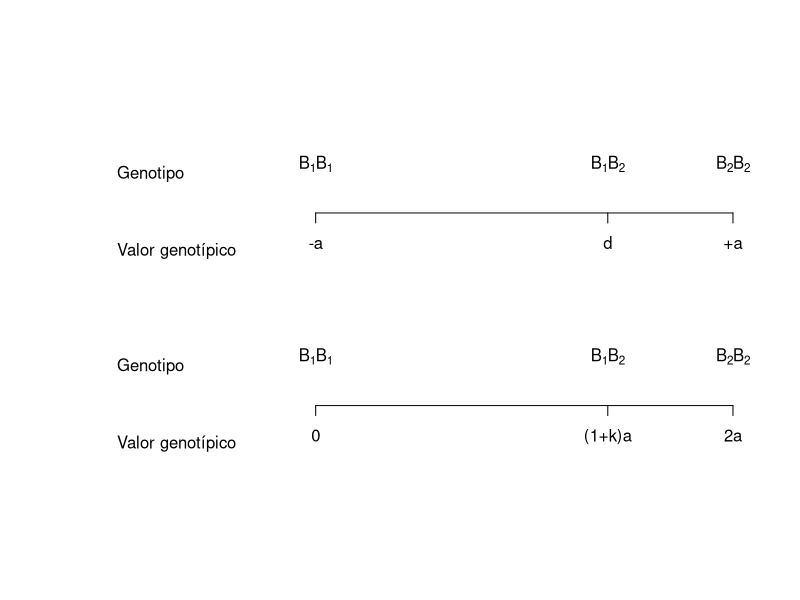
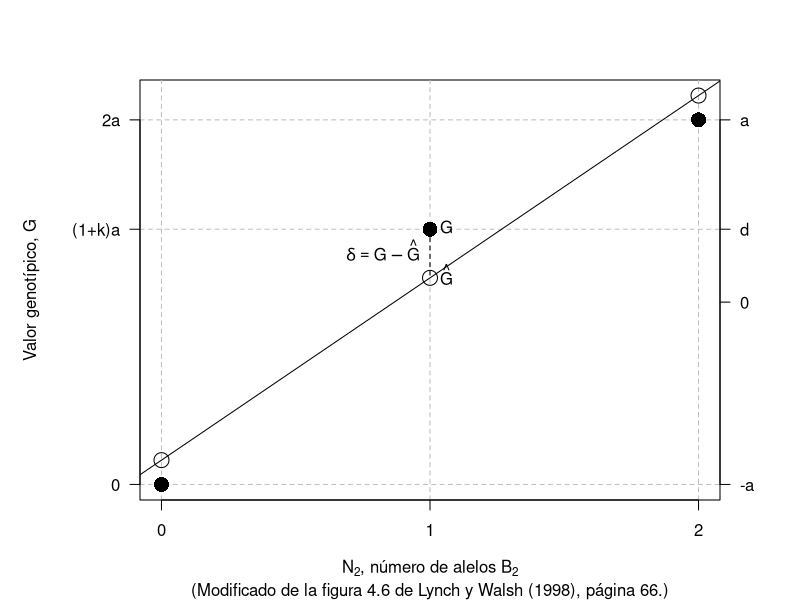
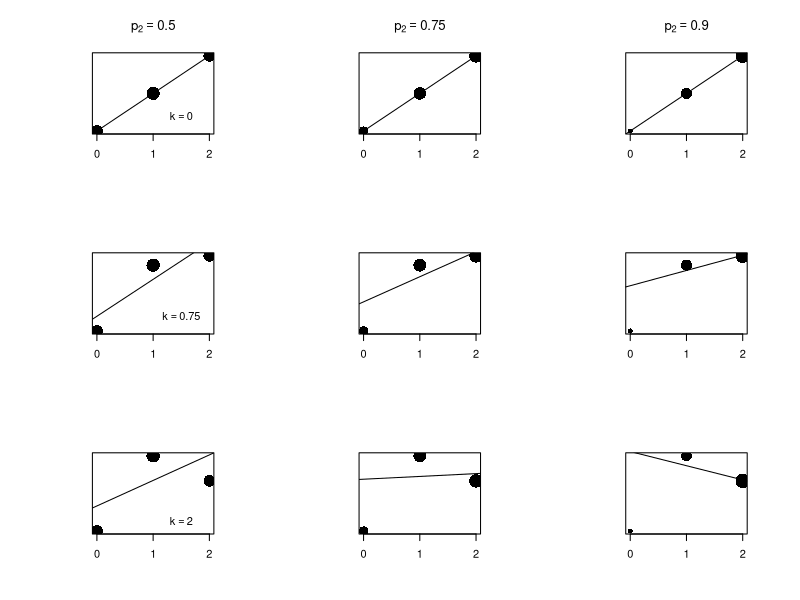
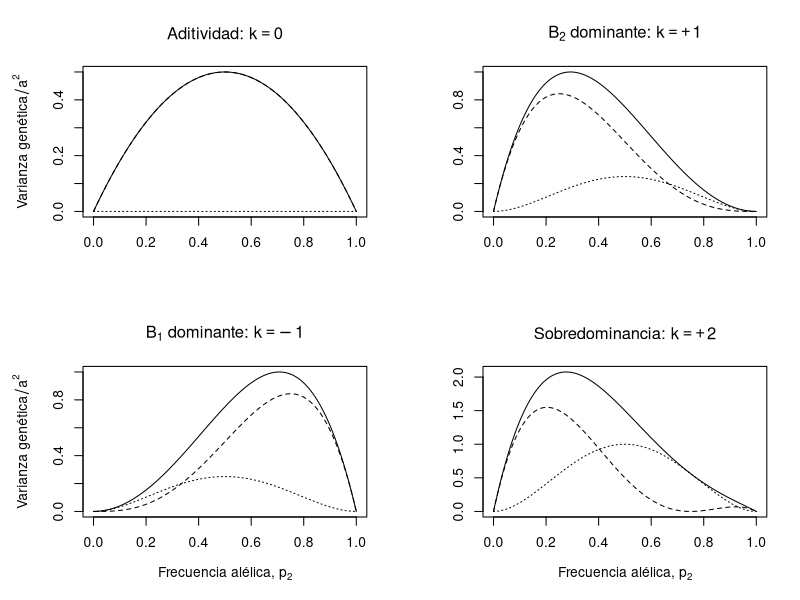
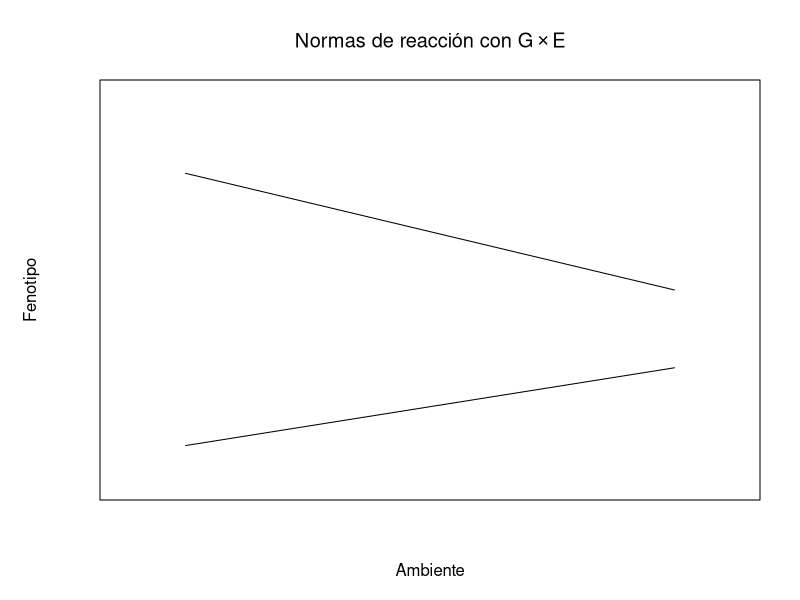

The R script that drew these images, in order:
## ---- chunk 1
plot(c(-5,10), c(0,10), type = 'n', axes = FALSE, ann = FALSE)
axis(1, at = c(0, 7, 10), labels = c('0', '(1+k)a', '2a'), pos = 2)
axis(1, at = c(0, 7, 10), labels = expression(B[1]*B[1], B[1]*B[2], B[2]*B[2]),
     pos = 4, tick = FALSE)
text(-5, 1, labels = 'Valor genotípico', pos = 4)
text(-5, 3, labels = 'Genotipo', pos = 4)
axis(1, at = c(0, 7, 10), labels = c('-a', 'd', '+a'), pos = 7)
axis(1, at = c(0, 7, 10), labels = expression(B[1]*B[1], B[1]*B[2], B[2]*B[2]),
     pos = 9, tick = FALSE)
text(-5, 6, labels = 'Valor genotípico', pos = 4)
text(-5, 8, labels = 'Genotipo', pos = 4)
## ---- chunk 2
N2 <- c(0, 1, 2)
G  <- c(0, 7, 10)
m0 <- lm(G ~ N2)
Ghat <- predict(m0)

par(mar = c(5,7,4,4))
plot(c(N2, N2), c(G, Ghat), type = 'n',
     xlab = expression(N[2]*", número de alelos "*B[2]),
     ylab = "", xaxt = 'n', yaxt = 'n', las = 1,
     sub = "(Modificado de la figura 4.6 de Lynch y Walsh (1998), página 66.)")
mtext("Valor genotípico, G", side = 2, line = 5)
abline(h = G,  lty = 2, col = 'gray')
abline(v = N2, lty = 2, col = 'gray')
points(N2, G, pch = 16, cex = 2)
abline(m0)
points(N2, Ghat, cex = 2)
segments(N2[2], G[2], N2[2], Ghat[2], lty = 2)
text(N2[2], G[2], label = 'G', pos = 4)
text(N2[2], Ghat[2], label = expression(hat(G)), pos = 4)
text(N2[2], (G[2] + Ghat[2]) / 2, label = expression(delta==G-hat(G)), pos = 2)
axis(1, at = c(0, 1, 2), labels = c('0', '1', '2'))
axis(2, at = c(0, 7, 10), labels = c('0', '(1+k)a', '2a'), las = 1)
axis(4, at = c(0, 5, 7, 10), labels = c('-a', '0', 'd', 'a'), las = 1)
## ---- chunk 3
library(plyr)
PopSize <- 1000
Freq2   <- c(0.5, 0.75, 0.90)
k       <- c(0, 0.75, 2)
a       <- 5
pops    <- lapply(k, function(x) {
              lapply(Freq2, function(y) {
                 genotip <- sample(0:2, PopSize, replace = TRUE, prob = c((1-y)^2, 2*y*(1-y), y^2))
                 fenotip <- a * genotip * (1 + 2 * x - x * genotip)
                 return(data.frame(G = genotip, P = fenotip))
              })
           })
Main <- lapply(k, function(x) {
           lapply(Freq2, function(y) {
              if (x == 0) {
                 Title = bquote(p[2]==.(y))
              } else {
                 Title = ''
              }
              return(Title)
           })
        })
Text <- lapply(k, function(x) {
           lapply(Freq2, function(y) {
              if (y == 0.5) {
                 Ktext = bquote(k==.(x))
              } else {
                 Ktext = ''
              }
              return(Ktext)
           })
        })
par(mfrow = c(3, 3))
z <- sapply(1:3, function(x) {
          sapply(1:3, function(y) {
             PopData <- ddply(pops[[x]][[y]], 'G', function(z) {
                data.frame(P = mean(z$P), N = dim(z)[1])
             })
             plot(PopData$G, PopData$P, cex = log10(PopData$N), pch = 16,
                  xlab = '', ylab = '', xaxt = 'n', yaxt = 'n', main = Main[[x]][[y]])
             text(1.5, 2, labels = Text[[x]][[y]])
             abline(lm(P ~ G, data = pops[[x]][[y]]))
             axis(1, at = c(0, 1, 2), labels = c('0', '1', '2'))
          })
       })
par(mfrow = c(1,1))
## ---- chunk 4
k  <- c(0, -1, 1, 2)
p2 <- seq(from = 0, to = 1, by = 0.001)
p1 <- 1 - p2
a  <- 5
alpha <- sapply(k, function(x) a * (1 + x * (p1 - p2)))
additiva <- sapply(1:4, function(x) 2 * p1 * p2 * alpha[,x]^2)
dominant <- sapply(1:4, function(x) (2 * p1 * p2 * a * k[x])^2)
VarTotal <- additiva + dominant
par(mfrow = c(2,2), mar = c(5,5,4,2))
plot(p2, VarTotal[,1] / a ^ 2, type = 'l', main = expression('Aditividad: '*k==0),
     ylab = expression('Varianza genética'/a^2),
     xlab = '')
lines(p2, additiva[,1] / a ^ 2, lty = 2)
lines(p2, dominant[,1] / a ^ 2, lty = 3)

plot(p2, VarTotal[,3] / a ^ 2, type = 'l', main = expression(B[2]*' dominante: '*k==+1),
     ylab = '',
     xlab = '')
lines(p2, additiva[,3] / a ^ 2, lty = 2)
lines(p2, dominant[,3] / a ^ 2, lty = 3)

plot(p2, VarTotal[,2] / a ^ 2, type = 'l', main = expression(B[1]*' dominante: '*k==-1),
     ylab = expression('Varianza genética'/a^2),
     xlab = expression('Frecuencia alélica, '*p[2]))
lines(p2, additiva[,2] / a ^ 2, lty = 2)
lines(p2, dominant[,2] / a ^ 2, lty = 3)

plot(p2, VarTotal[,4] / a ^ 2, type = 'l', main = expression('Sobredominancia: '*k==+2),
     ylab = '',
     xlab = expression('Frecuencia alélica, '*p[2]))
lines(p2, additiva[,4] / a ^ 2, lty = 2)
lines(p2, dominant[,4] / a ^ 2, lty = 3)
par(mfrow = c(1,1))
## ---- chunk 5
plot(c(0,1), c(0, 1), type = 'n', xaxt = 'n', yaxt = 'n',
   xlab = 'Ambiente', ylab = 'Fenotipo', main = expression("Normas de reacción con "*G%*%E))
lines(c(0.1, 0.9), c(0.1, 0.3))
lines(c(0.1, 0.9), c(0.8, 0.5))
